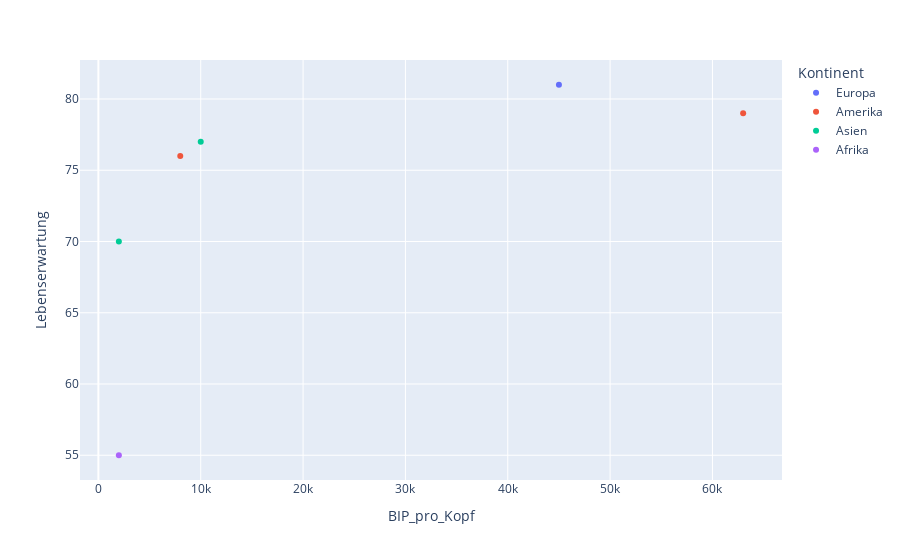

Notebook code for this chart:
### Code cell
# Grund-Diagramm mit Farbe
fig = px.scatter(
    data_frame=df_laender_stats,
    x='BIP_pro_Kopf',
    y='Lebenserwartung',
    color='Kontinent' # Färbe die Punkte nach dem Kontinent
)
fig.show()

### Figure 1 — Plotly figure (JSON) as saved in the notebook; plotly's stock layout.template omitted (floating-point values rounded to 4 significant figures)
{"data": [{"hovertemplate": "Kontinent=Europa<br>BIP_pro_Kopf=%{x}<br>Lebenserwartung=%{y}<extra></extra>", "legendgroup": "Europa", "marker": {"color": "#636efa", "symbol": "circle"}, "mode": "markers", "name": "Europa", "orientation": "v", "showlegend": true, "type": "scatter", "x": [45000], "xaxis": "x", "y": [81], "yaxis": "y"}, {"hovertemplate": "Kontinent=Amerika<br>BIP_pro_Kopf=%{x}<br>Lebenserwartung=%{y}<extra></extra>", "legendgroup": "Amerika", "marker": {"color": "#EF553B", "symbol": "circle"}, "mode": "markers", "name": "Amerika", "orientation": "v", "showlegend": true, "type": "scatter", "x": [63000, 8000], "xaxis": "x", "y": [79, 76], "yaxis": "y"}, {"hovertemplate": "Kontinent=Asien<br>BIP_pro_Kopf=%{x}<br>Lebenserwartung=%{y}<extra></extra>", "legendgroup": "Asien", "marker": {"color": "#00cc96", "symbol": "circle"}, "mode": "markers", "name": "Asien", "orientation": "v", "showlegend": true, "type": "scatter", "x": [10000, 2000], "xaxis": "x", "y": [77, 70], "yaxis": "y"}, {"hovertemplate": "Kontinent=Afrika<br>BIP_pro_Kopf=%{x}<br>Lebenserwartung=%{y}<extra></extra>", "legendgroup": "Afrika", "marker": {"color": "#ab63fa", "symbol": "circle"}, "mode": "markers", "name": "Afrika", "orientation": "v", "showlegend": true, "type": "scatter", "x": [2000], "xaxis": "x", "y": [55], "yaxis": "y"}], "layout": {"legend": {"title": {"text": "Kontinent"}, "tracegroupgap": 0}, "margin": {"t": 60}, "xaxis": {"anchor": "y", "domain": [0, 1], "title": {"text": "BIP_pro_Kopf"}}, "yaxis": {"anchor": "x", "domain": [0, 1], "title": {"text": "Lebenserwartung"}}}}
